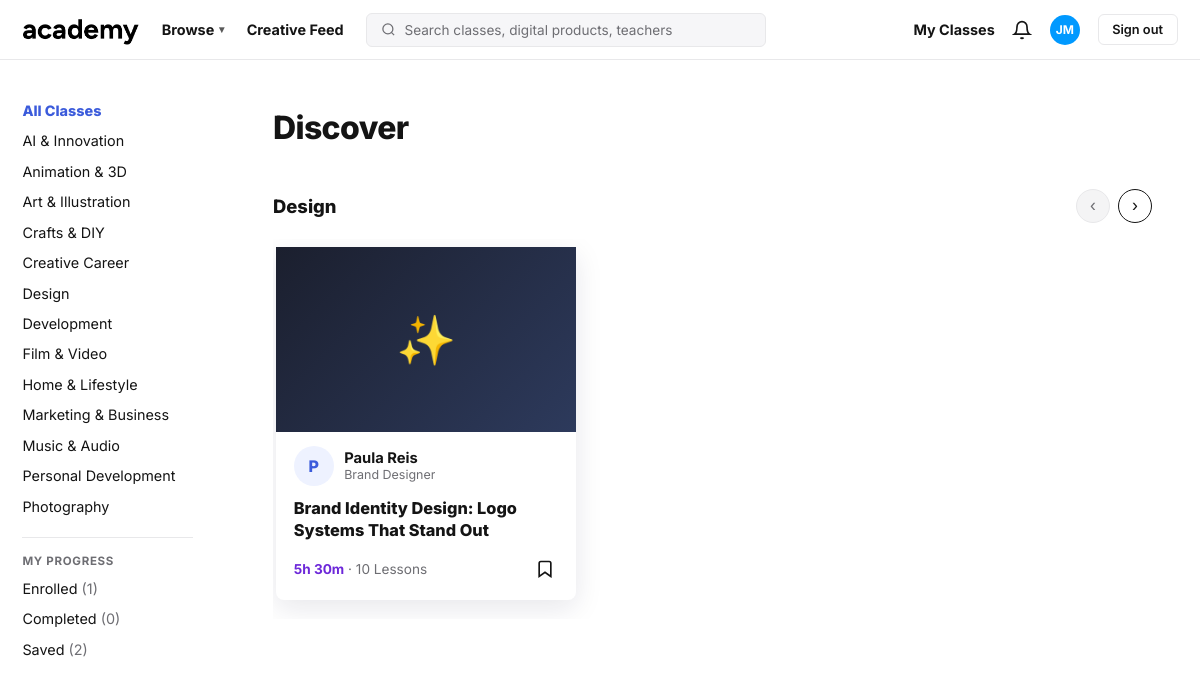
Screenshot of /dashboard/?category=Design (signed in) with the database file from the repository.
### accounts/models.py (models this page shows, shortened)
class User(AbstractBaseUser, PermissionsMixin):
    email = models.EmailField(unique=True)
    first_name = models.CharField(max_length=100)
    last_name = models.CharField(max_length=100)
    is_active = models.BooleanField(default=True)
    is_staff = models.BooleanField(default=False)
    date_joined = models.DateTimeField(auto_now_add=True)
    USERNAME_FIELD = "email"
    REQUIRED_FIELDS = ["first_name", "last_name"]
    objects = UserManager()

class Course(models.Model):
    LEVEL_CHOICES = [
        ("beginner", "Beginner"),
        ("intermediate", "Intermediate"),
        ("advanced", "Advanced"),
    ]
    title = models.CharField(max_length=255)
    instructor = models.CharField(max_length=150, default="Academy Team")
    rating = models.DecimalField(max_digits=2, decimal_places=1, default=4.5)
    reviews = models.PositiveIntegerField(default=0)
    duration = models.CharField(max_length=50, default="6h 00m")
    students = models.CharField(max_length=50, default="1.0k")
    level = models.CharField(max_length=20, choices=LEVEL_CHOICES, default="beginner")
    tags = models.CharField(max_length=255, default="", blank=True)
    category = models.CharField(max_length=100, default="Development")
    extra_tags = models.PositiveIntegerField(default=0)
    role = models.CharField(max_length=150, default="Teacher")
    lessons = models.PositiveIntegerField(default=10)
    emoji = models.CharField(max_length=10, default="📚")
    is_new = models.BooleanField(default=False)
    staff_pick = models.BooleanField(default=False)
    is_free = models.BooleanField(default=True)
    created_at = models.DateTimeField(auto_now_add=True)
    def tag_list(self):
        return [t.strip() for t in self.tags.split(",") if t.strip()]

### accounts/views.py (the view, shortened to what this page needs)
# urls.py: path("dashboard/", views.dashboard_view, name="dashboard"),
@login_required
def dashboard_view(request):
    category = request.GET.get("category") or None
    query = request.GET.get("q") or None
    ctx = _course_context(request.user)
    all_courses = list(ctx["courses"])
    if category:
        all_courses = [c for c in all_courses if c.category == category]
        sections = [{"title": category, "courses": all_courses}]
    elif query:
        q = query.lower()
        found = [c for c in all_courses if q in c.title.lower()]
        sections = [{"title": f'Results for "{query}"', "courses": found}]
    ctx["sections"] = sections
    ctx["bottom"] = "all"
    return render(request, "dashboard.html", ctx)

### accounts/views.py (called while the page is built)
def ensure_demo_courses():
    if Course.objects.exists():
        return
    for data in DEMO_COURSES:
        Course.objects.create(**data)

### templates/dashboard.html (shortened to what this page needs)
{% load static %}
<!DOCTYPE html>
<html lang="en">
<head>
</head>
<body>
  <header>
    <a class="logo" href="{% url 'dashboard' %}"><img src="{% static 'images/logo.png' %}" alt="Academy"></a>
    <a class="top-link hide-m" href="{% url 'dashboard' %}">Browse <span class="caret">▾</span></a>
    <a class="top-link hide-m" href="{% url 'dashboard' %}">Creative Feed</a>
    <form class="search-form" method="get" action="{% url 'dashboard' %}">
      <div class="search-wrap">
        <svg width="15" height="15" viewBox="0 0 24 24" fill="none" stroke="currentColor" stroke-width="2"><circle cx="11" cy="11" r="8"/><line x1="21" y1="21" x2="16.65" y2="16.65"/></svg>
        <input type="text" name="q" value="{{ query|default:'' }}" placeholder="Search classes, digital products, teachers" />
      </div>
    </form>
    <nav class="top-right">
      <a class="top-link hide-m" href="{% url 'enrolled' %}">My Classes</a>
      <button class="bell" aria-label="Notifications">
        <svg width="20" height="20" viewBox="0 0 24 24" fill="none" stroke="currentColor" stroke-width="2"><path d="M18 8A6 6 0 006 8c0 7-3 9-3 9h18s-3-2-3-9"/><path d="M13.73 21a2 2 0 01-3.46 0"/></svg>
      </button>
      <div class="avatar">{{ user.first_name.0|default:"A" }}{{ user.last_name.0 }}</div>
      <a class="signout" href="{% url 'logout' %}">Sign out</a>
    </nav>
  </header>
  <div class="layout">
    <aside id="sidebar">
      <a class="side-link strong {% if not active_category %}active{% endif %}" href="{% url 'dashboard' %}">All Classes</a>
      {% for cat in categories %}
      <a class="side-link {% if active_category == cat %}active{% endif %}" href="{% url 'dashboard' %}?category={{ cat|urlencode }}">{{ cat }}</a>
      {% endfor %}
      <div class="side-sep"></div>
      <div class="side-label">My Progress</div>
      <a class="side-link {% if page == 'enrolled' %}active{% endif %}" href="{% url 'enrolled' %}">Enrolled <span class="side-count">({{ enrolled_count|default:0 }})</span></a>
      <a class="side-link {% if page == 'completed' %}active{% endif %}" href="{% url 'completed' %}">Completed <span class="side-count">({{ completed_count|default:0 }})</span></a>
      <a class="side-link {% if page == 'saved' %}active{% endif %}" href="{% url 'saved' %}">Saved <span class="side-count">({{ saved_count|default:0 }})</span></a>
    </aside>
    <main>
      <h1 class="page-title">{% if active_category %}{{ active_category }}{% elif query %}Results{% else %}Discover{% endif %}</h1>
      {% for section in sections %}
      <section class="cat-row">
        <div class="picks-head">
          <h2 class="detail-h">{{ section.title }}</h2>
          <div class="picks-arrows">
            <button class="row-prev" aria-label="Previous">‹</button>
            <button class="row-next" aria-label="Next">›</button>
          </div>
        </div>
        <div class="row-track">
          {% for course in section.courses %}
          <article class="d-card">
            <a class="d-cover {% cycle 'g0' 'g1' 'g2' 'g3' 'g4' %}" href="{% url 'course_detail' course.id %}">
              <span>{{ course.emoji }}</span>
            </a>
            <div class="d-teacher">
              <span class="d-avatar">{{ course.instructor|slice:":1" }}</span>
              <span class="d-tinfo"><strong>{{ course.instructor }}</strong><em>{{ course.role }}</em></span>
            </div>
            <a class="d-title" href="{% url 'course_detail' course.id %}">{{ course.title }}</a>
            <div class="d-foot">
              <span class="d-meta"><b>{{ course.duration }}</b> · {{ course.lessons }} Lessons</span>
              <form method="post" action="{% url 'toggle_save' course.id %}">
                <button type="submit" class="d-save {% if course.is_saved %}on{% endif %}" title="Save">
                  <svg viewBox="0 0 24 24" fill="{% if course.is_saved %}currentColor{% else %}none{% endif %}" stroke="currentColor" stroke-width="2"><path d="M19 21l-7-5-7 5V5a2 2 0 012-2h10a2 2 0 012 2z"/></svg>
                </button>
              </form>
            </div>
          </article>
          {% empty %}
          <div class="empty-state">
            <h3>No classes found</h3>
            <p>Try a different search or category.</p>
          </div>
          {% endfor %}
        </div>
      </section>
      {% empty %}
      <div class="empty-state">
        <h3>No classes found</h3>
        <p>Try a different search or category.</p>
      </div>
      {% endfor %}
    </main>
  </div>
</body>
</html>

### rows the page displays
User: first_name.0 "J", last_name.0 "M"
Course: emoji "✨", instructor "P", instructor "Paula Reis", role "Brand Designer", title "Brand Identity Design: Logo Systems That Stand Out", duration "5h 30m", lessons "10"

### other values shown
{{ cat }} "AI & Innovation" "Animation & 3D" "Art & Illustration" "Crafts & DIY" "Creative Career" "Design" "Development" "Film & Video" "Home & Lifestyle" "Marketing & Business" "Music & Audio" "Personal Development" "Photography"
{{ enrolled_count|default:0 }} "1"
{{ completed_count|default:0 }} "0"
{{ saved_count|default:0 }} "2"
{{ section.title }} "Design"
